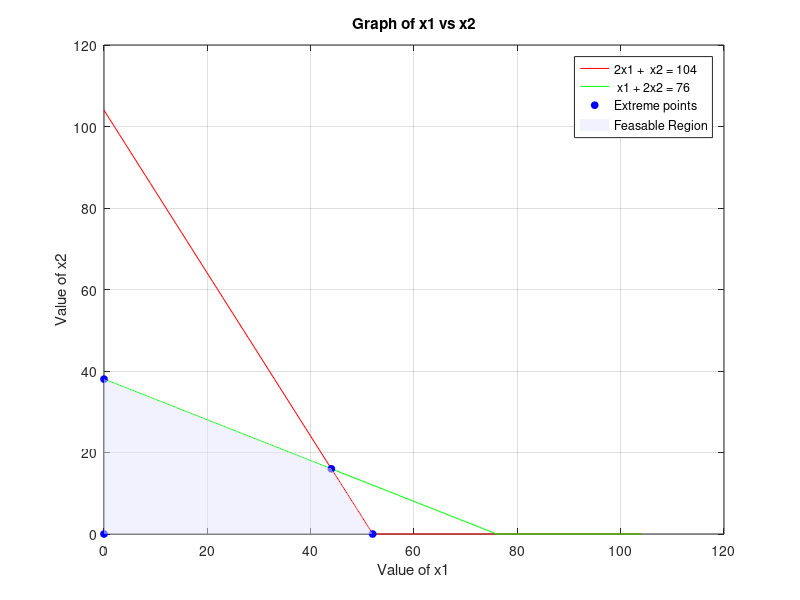

MATLAB code to generate this figure: (Note: this script raises an error after producing the figure.)
%{
    MATLAB CODE FOR GRAPHICAL METHOD

    Max Z = 6x1 + 11x2
    s.t.  2x1 +  x2 <= 104
           x1 + 2x2 <= 76
          x1, x2 >= 0
%}

format short;
clear all;
clc;

%% Phase 1: Input parameters
%%% Step-1: Let in canonical form,
%%% Max Z = C'X
%%% subject to AX <= b
c = [6 11];     %%% Coefficients of objective function
A = [2 1; 1 2]; %%% Constrain function coefficients
b = [104; 76];  %%% Constrain function constants
%% Phase 2: Plot graph
%%% Step-2: Select range of x1>=0 in which graph is plotted
x1 = 0:1:max(abs(b));  %%% x1 is a 1 x 104 row vector matrix!

%%% Step-3: Find values of x2i from ith constraint
x21 = (b(1) - A(1, 1) * x1) ./ A(1, 2); %%% 2x1 + 1x2 = 104 ==> x2 = (104 - 2*x1) / 1 = 1 x 104 row matrix
x22 = (b(2) - A(2, 1) * x1) ./ A(2, 2); %%% 1x1 + 2x2 =  76 ==> x2 = ( 76 - 1*x1) / 2 = 1 x 104 row matrix
%%% Step-4: Put constraint x2>=0 as well
x21 = max(0, x21);
x22 = max(0, x22);

%%% Step-5: Plotting constraints on graph
plot(x1, x21, 'r', 'DisplayName', '2x1 +  x2 = 104');
hold on;    %%% Retain current plot when drawing new plot
plot(x1, x22, 'g', 'DisplayName', ' x1 + 2x2 = 76');
xlabel('Value of x1');
ylabel('Value of x2');
title('Graph of x1 vs x2');
legend show;
grid on;

%% Phase 3: Find points intercepting x & y axes
%%% Step-6: Find where x1 is 0 for y-intercepts
cx1 = find(x1==0);      %%% x1(1) = 0 => cx1 = 1

%%% Step-7: Find where x2i is 0 for possible x-intercepts
cx21 = find(x21==0);    %%% x21(53,54,...,105) = 0 i.e. cx21 = [53 54 ... 105]
cx22 = find(x22==0);    %%% x22(77,78,...,105) = 0 i.e. cx22 = [77 78 ... 105]

%%% Step-8: Find coordinates of constraint lines lying on x & y axes
line1 = [x1(:, [cx21 cx1]); x21(:, [cx21 cx1])]';     %%% Matrix denoting constraint 1 lying on axes, where col1 = x-coords & col2 = y-coords; each row is ONE PT!
line2 = [x1(:, [cx22 cx1]); x22(:, [cx22 cx1])]';     %%% Matrix denoting constraint 2 lying on axes, where col1 = x-coords & col2 = y-coords; each row is ONE PT!

%%% Step-9: Store in final var
corpt = unique([line1; line2], 'rows');

%% Phase 4: Find the point(s) of intersection of each pair of constraints
%%% Step-10: Initialise a soln to both constraints
SA = [0; 0];
for i = 1:size(A, 1)  
    s1 = A(i, :);
    b1 = b(i, :);
    for j = i+1:size(A, 1)
        %%% Steps-11 & 12: For each pair of constraints formed with nested loop, initialise coefficients & constants
        s2 = A(j, :);
        b2 = b(j, :);
   
        %%% Step-13: Use X = inv(A) / b to solve for point of intersection & store in temp soln
        A1 = [s1; s2];
        B1 = [b1; b2];        
        X = A1 \ B1;          %%% Returns a COLUMN vector
        SA = [SA X];
    end
end

%%% Step-14: Store temp soln transposed
ptt = SA';   %%% Transposing the col vector answer to match with the corpt matrix format

%% Phase 5: Combine ALL the corner points
%%% Step-15: Combine & remove duplicates (IMPORTANT)
points = unique([ptt; corpt], 'rows');

%% Phase 6: Filter out points not in feasable region(s)
%%% Step-16: Find values of constraint at all points
for i=1:size(points, 1)
    const1(i) = A(1, 1)*points(i, 1) + A(1, 2)*points(i, 2) - b(1); %%% points(i, 1) => x1 for point i; points(i, 2) => x2 for point i
    const2(i) = A(2, 1)*points(i, 1) + A(2, 2)*points(i, 2) - b(2);
end

%%% Step-17: Check unique indices of points where these values don't satisfy ALL their constraints
k1 = find(const1 > 0);
k2 = find(const2 > 0);
k3 = find(points(:, 1) < 0);
k4 = find(points(:, 2) < 0);
k = unique([k1 k2 k3 k4]);

%%% Step-18: Remove those points from soln list
points(k, :) = [];

%%% Step-19: Check if points is empty i.e. if there exists any feasable
%%% soln
if isempty(points)
    fprintf('There exists no feasable solution.\n');
else
    %%% Step-20: Plot feasible corner points
    plot(points(:,1), points(:,2), 'bo', 'MarkerSize', 5, 'MarkerFaceColor', 'b', 'DisplayName', 'Extreme points');   %%% Blue circles with blue fill!
    
    %%% Step-21: Shade feasible region by plotting the polygon formed by feasible points if there are >=3 points
    if size(points,1) >= 3
        K = convhull(points(:,1), points(:,2));
        patch(points(K,1), points(K,2), [0.9 0.9 1], 'FaceAlpha', 0.5, 'EdgeColor', 'none', 'DisplayName', 'Feasable Region');
    end
    %% Phase 7: Compute objective function
    %%% Step-22: Find value of objective funcn @ each point
    val = points * c'; %%% Returns a COLUMN VECTOR where each row = value @ point!
    resultTable = [points val];

    %% Phase 8: Find optimal value & display solution
    %%% Step-23: Find OPTIMAL value & point index (max here)
    [opval, opidx] = max(val);
    
    %%% Step-24: Store & display values
    optab = resultTable(opidx, :);
    opx1 = points(opidx, 1);
    opx2 = points(opidx, 2);
    
    fprintf('Optimal Values are:-\n');
    OPTIMAL_GRAPH = array2table(optab, 'VariableNames', {'x1', 'x2', 'Z'});
    disp(OPTIMAL_GRAPH);
    
    %%% Step-25: Plot & annotate optimal point
    plot(opx1, opx2, 'kp', 'MarkerSize', 12, 'MarkerFaceColor', 'y', 'DisplayName', 'Optimal Solution');
    text(opx1, opx2, sprintf('  (%.2f, %.2f)', opx1, opx2));
end
